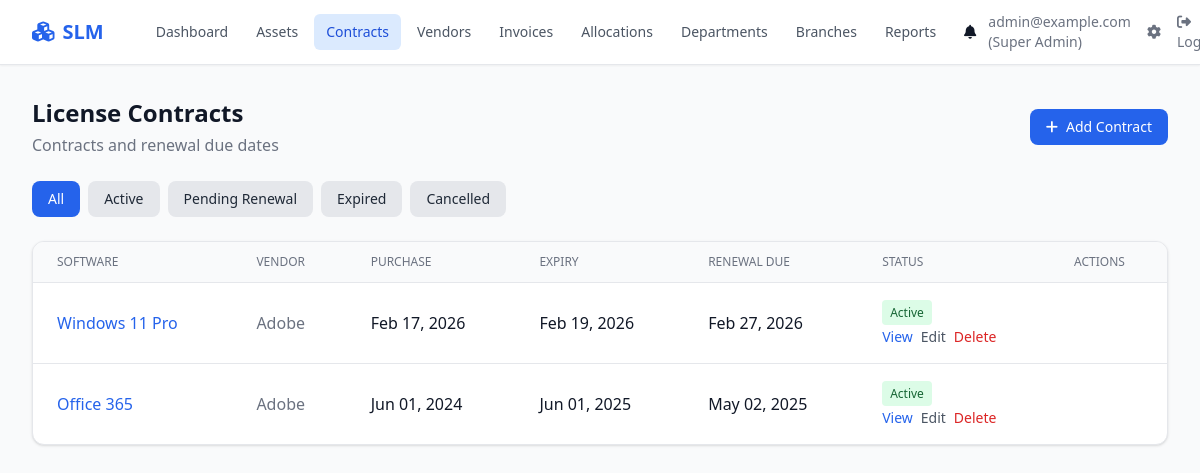
Page /contracts/ (signed in) on the committed database.
### slm/models/user.py (models this page shows, shortened)
class User(AbstractUser):
    username = None
    email = models.EmailField("email address", unique=True)
    role = models.CharField(max_length=30, choices=ROLE_CHOICES, default="it_staff")
    department = models.ForeignKey(
        Department, on_delete=models.SET_NULL, null=True, blank=True, related_name="users"
    )
    branch = models.ForeignKey(
        Branch, on_delete=models.SET_NULL, null=True, blank=True, related_name="users"
    )
    phone = models.CharField(max_length=30, blank=True)
    is_verified = models.BooleanField(default=False)
    created_at = models.DateTimeField(auto_now_add=True)
    updated_at = models.DateTimeField(auto_now=True)
    USERNAME_FIELD = "email"
    REQUIRED_FIELDS = ["first_name", "last_name"]
    objects = UserManager()
    class Meta:
        ordering = ["email"]
    @property
    def can_edit_finance(self):
        return self.role in ("super_admin", "finance_manager", "accounts_officer")
    @property
    def can_edit_assets(self):
        return self.role in ("super_admin", "it_manager", "it_staff")

### slm/models/software.py (models this page shows, shortened)
class LicenseContract(models.Model):
    STATUS_CHOICES = [
        ("active", "Active"),
        ("expired", "Expired"),
        ("pending_renewal", "Pending Renewal"),
        ("cancelled", "Cancelled"),
    ]
    SUPPORT_LEVELS = [
        ("standard", "Standard"),
        ("premium", "Premium"),
        ("enterprise", "Enterprise"),
        ("none", "None"),
    ]
    software_asset = models.ForeignKey(
        SoftwareAsset, on_delete=models.CASCADE, related_name="contracts"
    )
    vendor = models.ForeignKey(
        Vendor, on_delete=models.SET_NULL, null=True, blank=True, related_name="contracts"
    )
    purchase_date = models.DateField()
    duration_months = models.PositiveIntegerField(default=12)
    expiry_date = models.DateField(null=True, blank=True)  # Can be auto-calculated
    renewal_due_date = models.DateField(null=True, blank=True)
    status = models.CharField(max_length=30, choices=STATUS_CHOICES, default="active", db_index=True)
    support_level = models.CharField(max_length=30, choices=SUPPORT_LEVELS, default="standard")
    contract_document = models.FileField(upload_to="contracts/%Y/%m/", blank=True, null=True)
    notes = models.TextField(blank=True)
    created_at = models.DateTimeField(auto_now_add=True)
    updated_at = models.DateTimeField(auto_now=True)
    class Meta:
        ordering = ["-expiry_date", "-renewal_due_date"]

class SoftwareAsset(models.Model):
    LICENSE_TYPES = [
        ("perpetual", "Perpetual"),
        ("subscription", "Subscription"),
        ("concurrent", "Concurrent"),
        ("device", "Per Device"),
        ("user", "Per User"),
    ]
    name = models.CharField(max_length=300)
    category = models.CharField(max_length=100, blank=True, db_index=True)
    version = models.CharField(max_length=100, blank=True)
    license_type = models.CharField(max_length=30, choices=LICENSE_TYPES, default="subscription")
    total_licenses = models.PositiveIntegerField(default=0)
    description = models.TextField(blank=True)
    tags = models.CharField(max_length=500, blank=True, help_text="Comma-separated tags")
    is_deleted = models.BooleanField(default=False, db_index=True)  # Soft delete
    created_at = models.DateTimeField(auto_now_add=True)
    updated_at = models.DateTimeField(auto_now=True)
    created_by = models.ForeignKey(
        settings.AUTH_USER_MODEL, on_delete=models.SET_NULL, null=True, related_name="created_assets"
    )
    class Meta:
        ordering = ["name"]
        verbose_name_plural = "Software assets"

### slm/models/vendor.py (models this page shows, shortened)
class Vendor(models.Model):
    company_name = models.CharField(max_length=300)
    contact_person = models.CharField(max_length=200, blank=True)
    email = models.EmailField(blank=True)
    phone = models.CharField(max_length=50, blank=True)
    rating = models.DecimalField(max_digits=3, decimal_places=2, null=True, blank=True)  # e.g. 1-5
    address = models.TextField(blank=True)
    is_active = models.BooleanField(default=True)
    created_at = models.DateTimeField(auto_now_add=True)
    updated_at = models.DateTimeField(auto_now=True)
    class Meta:
        ordering = ["company_name"]

### slm/views.py (the view)
# urls.py: path("contracts/", views.ContractListView.as_view(), name="contract_list"),
class ContractListView(LoginRequiredMixin, ListView):
    model = LicenseContract
    template_name = "slm/contract_list.html"
    context_object_name = "contracts"
    paginate_by = 20
    def get_queryset(self):
        qs = LicenseContract.objects.select_related("software_asset", "vendor").order_by("-expiry_date")
        status_filter = self.request.GET.get("status")
        if status_filter:
            qs = qs.filter(status=status_filter)
        return qs

### templates/slm/contract_list.html (shortened to what this page needs)
{% extends "base.html" %}
{% load humanize %}
{% block content %}
<div class="flex flex-col sm:flex-row justify-between items-start sm:items-center gap-4 mb-6">
    <div>
        <h1 class="text-2xl font-bold text-gray-900 dark:text-white">License Contracts</h1>
        <p class="text-gray-500 dark:text-gray-400 mt-1">Contracts and renewal due dates</p>
    </div>
    {% if can_edit %}<a href="{% url 'slm:contract_add' %}" class="inline-flex items-center px-4 py-2 bg-primary-600 text-white rounded-lg hover:bg-primary-700 font-medium text-sm"><i class="fas fa-plus mr-2"></i>Add Contract</a>{% endif %}
</div>
<div class="mb-6 flex flex-wrap gap-2">
    <a href="?" class="px-4 py-2 {% if not request.GET.status %}bg-primary-600 text-white{% else %}bg-gray-200 dark:bg-gray-700 text-gray-800 dark:text-gray-200{% endif %} rounded-lg hover:bg-primary-700 hover:text-white text-sm font-medium">All</a>
    <a href="?status=active" class="px-4 py-2 {% if request.GET.status == 'active' %}bg-primary-600 text-white{% else %}bg-gray-200 dark:bg-gray-700 text-gray-800 dark:text-gray-200{% endif %} rounded-lg hover:bg-primary-700 hover:text-white text-sm font-medium">Active</a>
    <a href="?status=pending_renewal" class="px-4 py-2 {% if request.GET.status == 'pending_renewal' %}bg-primary-600 text-white{% else %}bg-gray-200 dark:bg-gray-700 text-gray-800 dark:text-gray-200{% endif %} rounded-lg hover:bg-primary-700 hover:text-white text-sm font-medium">Pending Renewal</a>
    <a href="?status=expired" class="px-4 py-2 {% if request.GET.status == 'expired' %}bg-primary-600 text-white{% else %}bg-gray-200 dark:bg-gray-700 text-gray-800 dark:text-gray-200{% endif %} rounded-lg hover:bg-primary-700 hover:text-white text-sm font-medium">Expired</a>
    <a href="?status=cancelled" class="px-4 py-2 {% if request.GET.status == 'cancelled' %}bg-primary-600 text-white{% else %}bg-gray-200 dark:bg-gray-700 text-gray-800 dark:text-gray-200{% endif %} rounded-lg hover:bg-primary-700 hover:text-white text-sm font-medium">Cancelled</a>
</div>
<div class="bg-white dark:bg-gray-800 rounded-xl shadow border border-gray-200 dark:border-gray-700 overflow-hidden">
    <div class="overflow-x-auto">
        <table class="min-w-full divide-y divide-gray-200 dark:divide-gray-700">
            <thead class="bg-gray-50 dark:bg-gray-700/50">
                <tr>
                    <th class="px-6 py-3 text-left text-xs font-medium text-gray-500 dark:text-gray-400 uppercase">Software</th>
                    <th class="px-6 py-3 text-left text-xs font-medium text-gray-500 dark:text-gray-400 uppercase">Vendor</th>
                    <th class="px-6 py-3 text-left text-xs font-medium text-gray-500 dark:text-gray-400 uppercase">Purchase</th>
                    <th class="px-6 py-3 text-left text-xs font-medium text-gray-500 dark:text-gray-400 uppercase">Expiry</th>
                    <th class="px-6 py-3 text-left text-xs font-medium text-gray-500 dark:text-gray-400 uppercase">Renewal Due</th>
                    <th class="px-6 py-3 text-left text-xs font-medium text-gray-500 dark:text-gray-400 uppercase">Status</th>
                    <th class="px-6 py-3 text-left text-xs font-medium text-gray-500 dark:text-gray-400 uppercase">Actions</th>
                </tr>
            </thead>
            <tbody class="divide-y divide-gray-200 dark:divide-gray-700">
                {% for c in contracts %}
                <tr class="table-row-hover">
                    <td class="px-6 py-4 font-medium"><a href="{% url 'slm:contract_detail' c.pk %}" class="text-primary-600 dark:text-primary-400 hover:underline">{{ c.software_asset.name }}</a></td>
                    <td class="px-6 py-4 text-gray-500 dark:text-gray-400">{{ c.vendor.company_name|default:"—" }}</td>
                    <td class="px-6 py-4">{{ c.purchase_date|date:"M d, Y" }}</td>
                    <td class="px-6 py-4">{{ c.expiry_date|date:"M d, Y"|default:"—" }}</td>
                    <td class="px-6 py-4">{{ c.renewal_due_date|date:"M d, Y"|default:"—" }}</td>
                    <td class="px-6 py-4">
                    <span class="px-2 py-1 rounded text-xs font-medium {% if c.status == 'active' %}bg-green-100 dark:bg-green-900/30 text-green-800 dark:text-green-200{% elif c.status == 'pending_renewal' %}bg-amber-100 dark:bg-amber-900/30 text-amber-800 dark:text-amber-200{% else %}bg-gray-100 dark:bg-gray-700 text-gray-800 dark:text-gray-200{% endif %}">{{ c.get_status_display }}</span>
                    <div class="mt-1 flex gap-2">
                        <a href="{% url 'slm:contract_detail' c.pk %}" class="text-primary-600 dark:text-primary-400 text-sm">View</a>
                        {% if can_edit %}<a href="{% url 'slm:contract_edit' c.pk %}" class="text-gray-600 dark:text-gray-400 text-sm hover:underline">Edit</a>{% endif %}
                        {% if can_edit %}<a href="{% url 'slm:contract_delete' c.pk %}" class="text-red-600 dark:text-red-400 text-sm hover:underline" onclick="return confirm('Are you sure you want to delete this contract?')">Delete</a>{% endif %}
                    </div>
                </td>
                </tr>
                {% empty %}
                <tr><td colspan="7" class="px-6 py-8 text-center text-gray-500 dark:text-gray-400">No contracts found.</td></tr>
                {% endfor %}
            </tbody>
        </table>
    </div>
</div>
{% endblock %}

### templates/base.html (shortened to what this page needs)
<!DOCTYPE html>
<html lang="en" class="{% if dark_mode %}dark{% endif %}">
<head>
    <script src="https://cdn.tailwindcss.com"></script>
    <link rel="stylesheet" href="https://cdnjs.cloudflare.com/ajax/libs/font-awesome/6.4.0/css/all.min.css">
</head>
<body class="bg-gray-50 dark:bg-gray-900 text-gray-900 dark:text-gray-100 min-h-screen">
    <nav class="bg-white dark:bg-gray-800 border-b border-gray-200 dark:border-gray-700 shadow-sm">
        <div class="max-w-7xl mx-auto px-4 sm:px-6 lg:px-8">
            <div class="flex justify-between h-16">
                <div class="flex items-center">
                    <a href="{% url 'slm:dashboard' %}" class="flex items-center gap-2 text-xl font-semibold text-primary-600 dark:text-primary-400">
                        <i class="fas fa-cubes"></i>
                        <span>SLM</span>
                    </a>
                    <div class="hidden md:flex ml-10 gap-1">
                        <a href="{% url 'slm:dashboard' %}" class="px-3 py-2 rounded-md text-sm font-medium {% if request.resolver_match.url_name == 'dashboard' %}bg-primary-100 dark:bg-primary-900/30 text-primary-700 dark:text-primary-300{% else %}text-gray-600 dark:text-gray-300 hover:bg-gray-100 dark:hover:bg-gray-700{% endif %}">Dashboard</a>
                        <a href="{% url 'slm:asset_list' %}" class="px-3 py-2 rounded-md text-sm font-medium {% if 'asset' in request.resolver_match.url_name %}bg-primary-100 dark:bg-primary-900/30 text-primary-700 dark:text-primary-300{% else %}text-gray-600 dark:text-gray-300 hover:bg-gray-100 dark:hover:bg-gray-700{% endif %}">Assets</a>
                        <a href="{% url 'slm:contract_list' %}" class="px-3 py-2 rounded-md text-sm font-medium {% if 'contract' in request.resolver_match.url_name %}bg-primary-100 dark:bg-primary-900/30 text-primary-700 dark:text-primary-300{% else %}text-gray-600 dark:text-gray-300 hover:bg-gray-100 dark:hover:bg-gray-700{% endif %}">Contracts</a>
                        <a href="{% url 'slm:vendor_list' %}" class="px-3 py-2 rounded-md text-sm font-medium {% if 'vendor' in request.resolver_match.url_name %}bg-primary-100 dark:bg-primary-900/30 text-primary-700 dark:text-primary-300{% else %}text-gray-600 dark:text-gray-300 hover:bg-gray-100 dark:hover:bg-gray-700{% endif %}">Vendors</a>
                        <a href="{% url 'slm:invoice_list' %}" class="px-3 py-2 rounded-md text-sm font-medium {% if 'invoice' in request.resolver_match.url_name %}bg-primary-100 dark:bg-primary-900/30 text-primary-700 dark:text-primary-300{% else %}text-gray-600 dark:text-gray-300 hover:bg-gray-100 dark:hover:bg-gray-700{% endif %}">Invoices</a>
                        <a href="{% url 'slm:allocation_list' %}" class="px-3 py-2 rounded-md text-sm font-medium {% if 'allocation' in request.resolver_match.url_name %}bg-primary-100 dark:bg-primary-900/30 text-primary-700 dark:text-primary-300{% else %}text-gray-600 dark:text-gray-300 hover:bg-gray-100 dark:hover:bg-gray-700{% endif %}">Allocations</a>
                        <a href="{% url 'slm:department_list' %}" class="px-3 py-2 rounded-md text-sm font-medium {% if 'department' in request.resolver_match.url_name %}bg-primary-100 dark:bg-primary-900/30 text-primary-700 dark:text-primary-300{% else %}text-gray-600 dark:text-gray-300 hover:bg-gray-100 dark:hover:bg-gray-700{% endif %}">Departments</a>
                        <a href="{% url 'slm:branch_list' %}" class="px-3 py-2 rounded-md text-sm font-medium {% if 'branch' in request.resolver_match.url_name %}bg-primary-100 dark:bg-primary-900/30 text-primary-700 dark:text-primary-300{% else %}text-gray-600 dark:text-gray-300 hover:bg-gray-100 dark:hover:bg-gray-700{% endif %}">Branches</a>
                        <a href="{% url 'slm:reports' %}" class="px-3 py-2 rounded-md text-sm font-medium {% if 'reports' in request.resolver_match.url_name %}bg-primary-100 dark:bg-primary-900/30 text-primary-700 dark:text-primary-300{% else %}text-gray-600 dark:text-gray-300 hover:bg-gray-100 dark:hover:bg-gray-700{% endif %}">Reports</a>
                        <a href="{% url 'slm:notification_list' %}" class="px-3 py-2 rounded-md text-sm font-medium relative">
                            <i class="fas fa-bell"></i>
                        </a>
                    </div>
                </div>
                <div class="flex items-center gap-4">
                    {% if user.is_authenticated %}
                    <span class="text-sm text-gray-500 dark:text-gray-400">{{ user.email }} ({{ user.get_role_display }})</span>
                    <a href="{% url 'admin:index' %}" class="text-sm text-gray-500 hover:text-primary-600"><i class="fas fa-cog"></i></a>
                    <a href="{% url 'logout' %}" class="text-sm text-gray-500 hover:text-red-600"><i class="fas fa-sign-out-alt"></i> Logout</a>
                    {% else %}
                    <a href="{% url 'login' %}" class="text-sm text-primary-600 dark:text-primary-400 font-medium">Sign in</a>
                    {% endif %}
                </div>
            </div>
        </div>
    </nav>
    <main class="max-w-7xl mx-auto px-4 sm:px-6 lg:px-8 py-8">
        {% block content %}{% endblock %}
    </main>
</body>
</html>

### rows in the picture
User: email "admin@example.com", role "Super Admin"
LicenseContract: software_asset.name "Windows 11 Pro", vendor.company_name "Adobe", purchase_date "Feb 17, 2026", expiry_date "Feb 19, 2026", renewal_due_date "Feb 27, 2026", status "Active"
LicenseContract: software_asset.name "Office 365", vendor.company_name "Adobe", purchase_date "Jun 01, 2024", expiry_date "Jun 01, 2025", renewal_due_date "May 02, 2025", status "Active"
